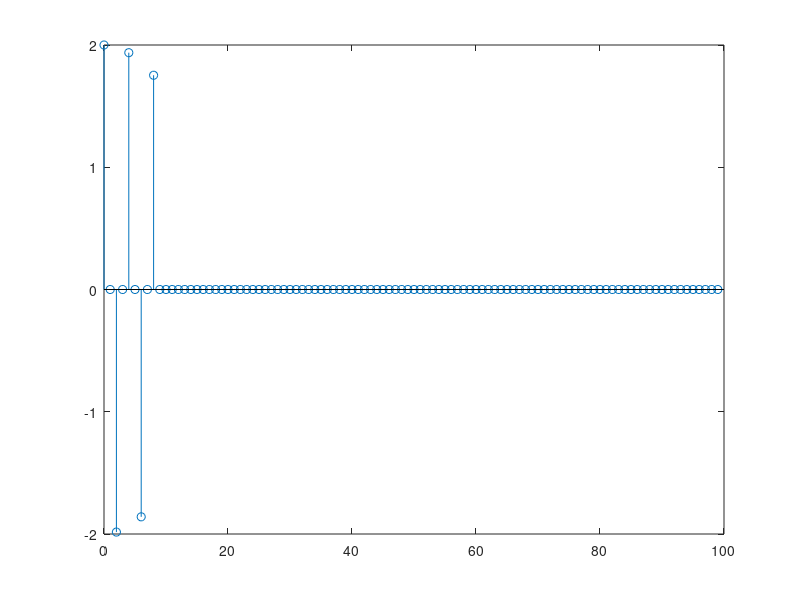

The MATLAB source for this figure: (Note: this script raises an error after producing the figure.)
clear all
close all
clc

n = [0:1:99];
x = cos(0.48*pi*n)+cos(0.52*pi*n);

##n1 = [0:1:9];
##y1 = x(1:1:10);
##
##figure()
##stem(n1,y1);
##
##Y1 = dft(y1,10);
##
##magY1 = abs(Y1(1:1:10));
##
##k1 = 0:1:9;
##w1 = 2*pi/10*k1;
##
##figure()
##stem(w1/pi,magY1);

n2 = [0:1:99];
y2 = [x(1:1:10),zeros(1,90)];

figure()
stem(n2,y2);

Y2 = dft(y2,100);

magY2 = abs(Y2(1:1:100));

k2 = 0:1:99;
w2 = 2*pi/100*k2;

figure()
plot(w2/pi,magY2);

X = dft(x,100);

magX = abs(X(1:1:100));

k=0:1:99;
w=2*pi/100*k;

figure()
plot(w/pi,magX);